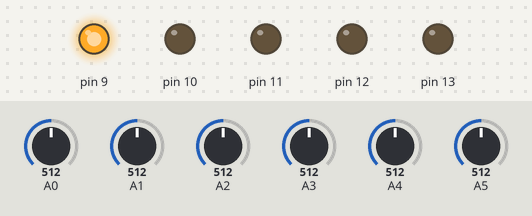
This sketch was run on a simulated Arduino Uno, built with avr-gcc and run on an emulated ATmega328P. Shown: output pins drawn as LEDs (lit = HIGH). The inputs (shaded band) are chosen by the test bench; at power-on: A0 = 512, A1 = 512, A2 = 512, A3 = 512, A4 = 512, A5 = 512. What the sketch prints to the serial monitor is not drawn.

Above: at 1.2 s.
1.3 s: A0 set to 810
Timing chart, 0 to 4.3 s (numbered marks = the images above; inputs shaded):
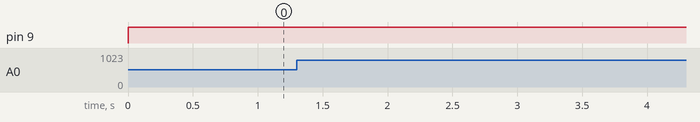

Measured:
- after the input at 1.3 s, every drawn part: stays the same

The sketch:

main.ino
```cpp
/*PSEUDOCODE

// Link for more advanced wire usage
https://create.arduino.cc/projecthub/ianabcumming/arduino-laser-tripwire-31e473?ref=search&ref_id=laser&offset=4*/


void setup() {
	// Activate diode on pin 9
	pinMode(9, OUTPUT);

	// Activate photoresistor
	pinMode(A0, INPUT);

	// Activate diode on pin 9
	pinMode(10, OUTPUT);

	// Activate photoresistor
	pinMode(A1, INPUT);

	// Activate diode on pin 9
	pinMode(11, OUTPUT);

	// Activate photoresistor
	pinMode(A2, INPUT);

	// Activate diode on pin 9
	pinMode(12, OUTPUT);

	// Activate photoresistor
	pinMode(A3, INPUT);

	// Activate diode on pin 9
	pinMode(13, OUTPUT);

	// Activate photoresistor
	pinMode(A4, INPUT);

	// Begin communication with serial port
	Serial.begin(9600);
}

void loop(){

	int countTime = 0;
	bool isLight = false;
	int maxHeight = 0;
	int numLaser = 5;
	int tempCount = 0;

	while(1){
		// Turn the laser on (middle laser)
		digitalWrite(9, HIGH);

		// This reads a value from 0 - 1024
		double lightAnalog = analogRead(A0);

		// Sensor unblocked
		if (lightAnalog > 800) {

			// Sensor was previously blocked
			if (isLight) {
				// Time is written to serial in terms of milliseconds
				Serial.write(countTime * 50);
				Serial.write(maxHeight);
				isLight = false;
				countTime = 0;
				maxHeight = 0;

			}
			delay (50);
			continue;

		// Sensor blocked
		} else {
				tempCount = 0;
				double lightAnalog1 = analogRead(A1);
				double lightAnalog2 = analogRead(A2);
				double lightAnalog3 = analogRead(A3);
				double lightAnalog4 = analogRead(A4);
				double lightAnalog5 = analogRead(A5);

				if (lightAnalog1 < 800) {
					tempCount++;
				}
				if (lightAnalog2 < 800) {
					tempCount++;
				}
				if (lightAnalog3 < 800) {
					tempCount++;
				}
				if (lightAnalog4 < 800) {
					tempCount++;
				}
				if (lightAnalog5 < 800) {
					tempCount++;
				}
				if (tempCount > maxHeight) {
					maxHeight = tempCount;
				}
				countTime++;
				isLight = true;
		}
		delay (50);
	}
}
```
